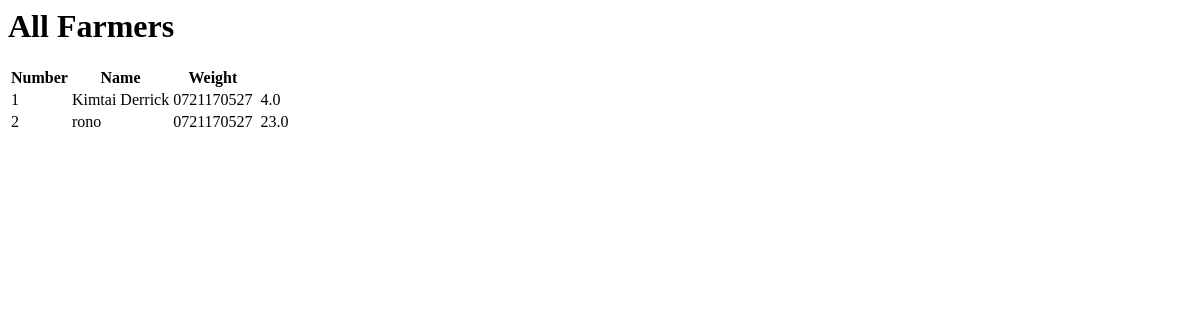
The app's page /dashboard/all-farmers/, older data.
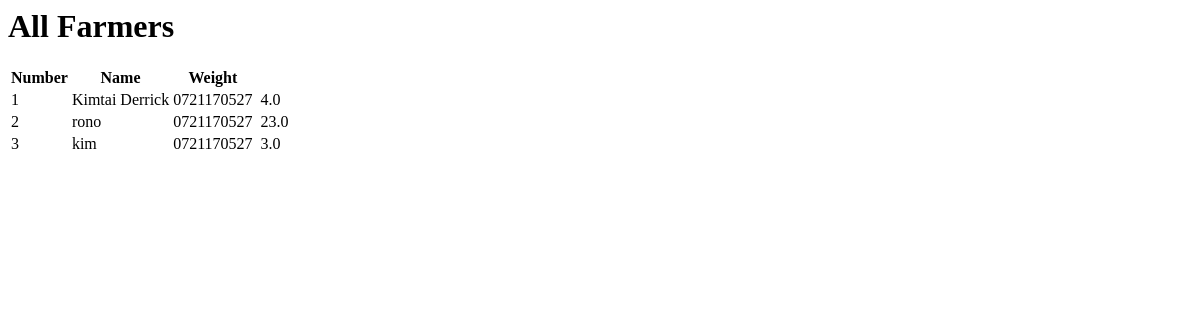
The same page, newer data.
### farmers/models.py (models this page shows, shortened)
class Farmer(models.Model):
    name = models.CharField(max_length=100)
    phone = models.CharField(max_length=100)
    address = models.TextField()
    id_number = models.CharField(max_length=100)
    berry_weight = models.FloatField(null=True, blank=True)

### dashboard/views.py (the view)
# urls.py: path('all-farmers/', views.all_farmers, name='all-farmers'),
def all_farmers(request):
    farmers = Farmer.objects.all()
    return render(request, 'admin/all_farmers.html', {'farmers': farmers})

### dashboard/templates/admin/all_farmers.html
<div class="container">
    <div class="row">
        <div class="col-md-12">
            <h1>All Farmers</h1>
            <table class="table table-striped">
                <thead>
                    <tr>
                        <th> Number</th>
                        <th> Name</th>
                        <th>Weight</th>
                    </tr>
                </thead>
                <tbody>
                    {% for farmer in farmers %}
                    <tr>
                        <td>{{ farmer.id }}</td>
                        <td>{{ farmer.name }}</td>
                        <td>{{ farmer.phone }}</td>
                        <td>{{ farmer.email }}</td>
                        <td>{{ farmer.berry_weight }}</td>
                    </tr>
                    {% endfor %}
                </tbody>
            </table>
        </div>
    </div

Row changes from the older to the newer data that the page shows:
added Farmer: id "3", name "kim", phone "0721170527", berry_weight "3.0"
